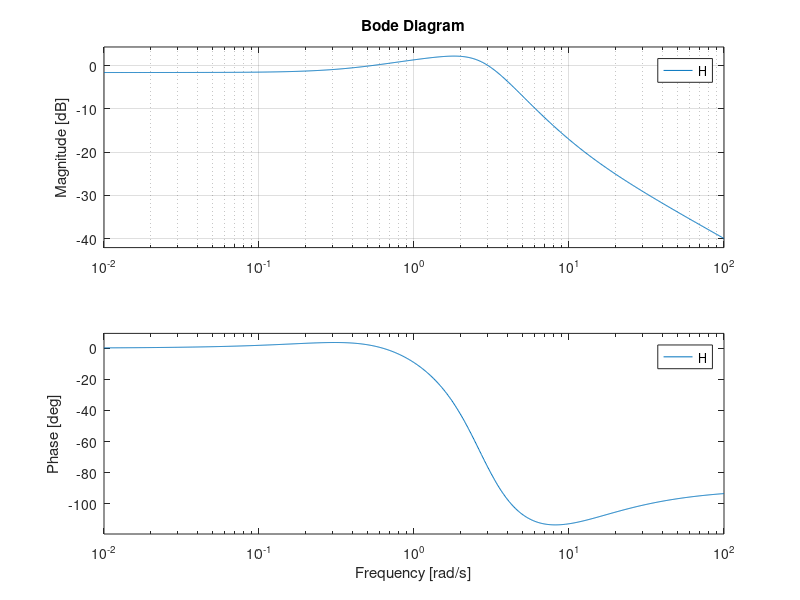

Reproduce this figure in MATLAB. (Note: this script raises an error after producing the figure.)
% BME 350 HW 6
% Mary Oh
% 1208315416

clc;
close all;
clear all;

%% Q6

% Transfer Function: H(s) = (s^2+10s+5)/(s^3+4s^2+10s+6)

% Numerator
num = [1 10 5];

% Denominator
den = [1 4 10 6];

% Tranfer function
H = tf(num, den)

%% Q6a

% Plot frequency response
figure(1)
bode(H), grid

%% Q6b

% Compute and plot poles and zero
[num, den] = eqtflength(num, den);
[z,p,k] = tf2zp(num, den)

figure(2)
pzplot(H), grid
text(real(z)+.1,imag(z),'Zero')
text(real(p)+.1,imag(p),'Pole')

%% Q6c

% Compute and plot step response
figure(3)
step(H)

%% Q6d

% Compute and plot impulse response
figure(4)
impulse(H)